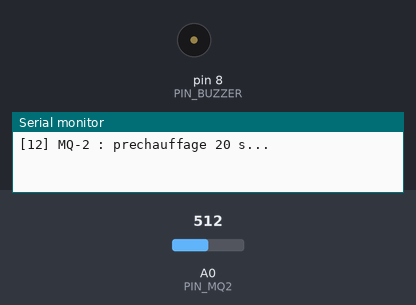
This sketch was run on a simulated Arduino Uno, built with avr-gcc and run on an emulated ATmega328P. Shown: buzzer (waves = sounding, pin HIGH), the last lines printed to the serial monitor. The test bench sets the inputs (shaded band); at power-on: A0 (PIN_MQ2) = 512.

Above: at 0.1 s.
At 20.1 s:
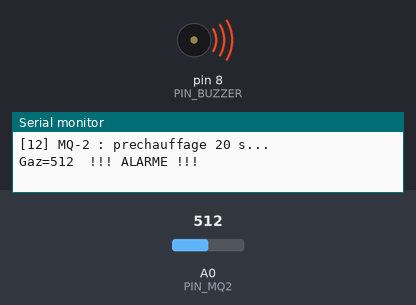
Timing chart, 0 to 21.6 s (numbered marks = the images above):
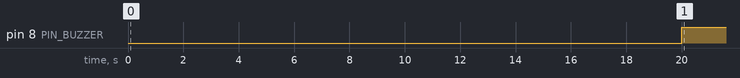

Measured:
- by itself, pin 8 (PIN_BUZZER): LOW → HIGH at 20.0 s

The sketch:

12_MQ2_Gaz_Fumee.ino
```cpp
/*
 * =====================================================================
 *  Arduino Lab Nexus v6.1.0 STABLE  -  MQ-2 Gaz / Fumée
 * =====================================================================
 *  Explication : Détection de gaz/fumée (sortie analogique + seuil) avec alarme buzzer.
 *  Carte       : Arduino UNO / Nano (ATmega328P) - compatible Mega
 *  Moniteur    : 9600 bauds
 *
 *  Câblage :
 *   Arduino 5V     -> MQ-2 VCC
 *   Arduino GND    -> MQ-2 GND
 *   Arduino A0     -> MQ-2 AO
 *   Arduino D8     -> Buzzer +
 *   Arduino GND    -> Buzzer -
 *
 *  Bibliothèques requises (arduino-cli lib install "...") : aucune
 * =====================================================================
 */
// @libs:

const uint8_t PIN_MQ2    = A0;
const uint8_t PIN_BUZZER = 8;
const int SEUIL_ALARME   = 400;          // à calibrer à l'air propre
const unsigned long PRECHAUFFE_MS = 20000UL;

void setup() {
  pinMode(PIN_BUZZER, OUTPUT);
  Serial.begin(9600);
  Serial.println(F("[12] MQ-2 : prechauffage 20 s..."));
  delay(PRECHAUFFE_MS);
}

void loop() {
  int niveau = analogRead(PIN_MQ2);
  bool alarme = niveau > SEUIL_ALARME;
  digitalWrite(PIN_BUZZER, alarme);
  Serial.print(F("Gaz=")); Serial.print(niveau);
  Serial.println(alarme ? F("  !!! ALARME !!!") : F("  OK"));
  delay(500);
}
```
